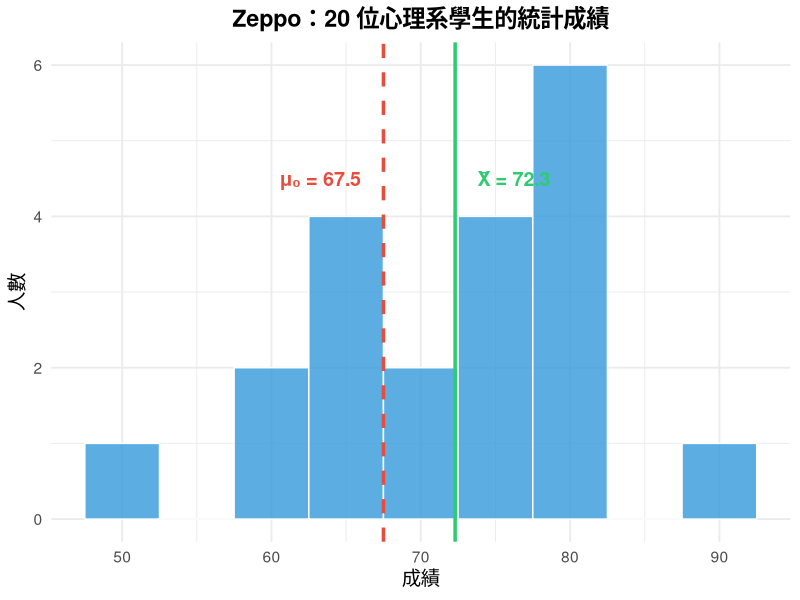
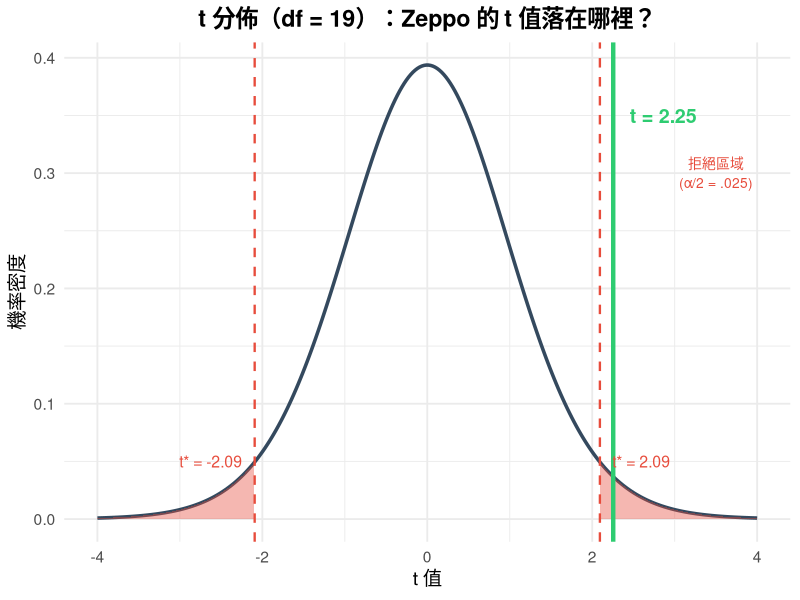
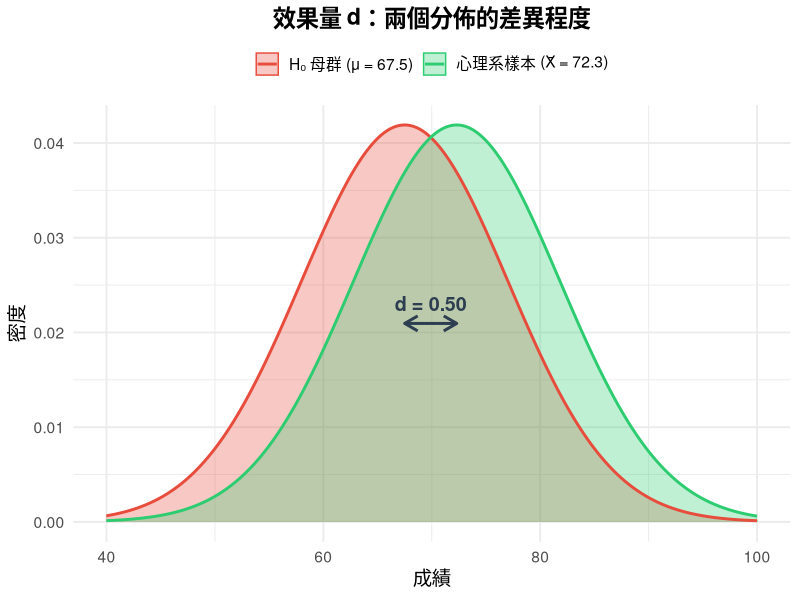
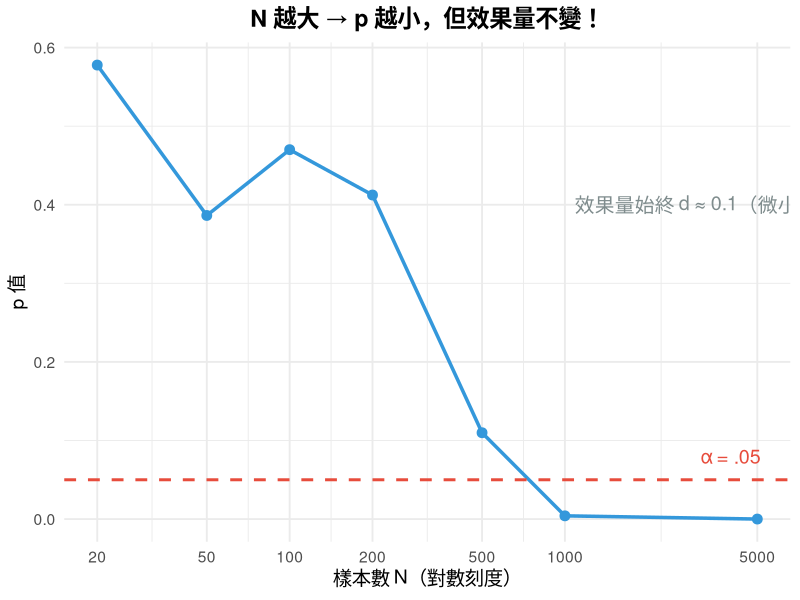

The R source for these figures, in order:
## ---- chunk 1
knitr::opts_chunk$set(echo = FALSE, warning = FALSE, message = FALSE,
                      fig.width = 9, fig.height = 5)
library(ggplot2)
library(dplyr)

# Zeppo 示範資料：20 位心理學學生成績
zeppo <- data.frame(
  grade = c(50, 60, 60, 64, 66, 66, 67, 69, 70, 74,
            76, 76, 77, 79, 79, 79, 81, 82, 82, 89)
)
mu_0 <- 67.5  # 全體平均（虛無假設值）
x_bar <- mean(zeppo$grade)
s <- sd(zeppo$grade)
n <- nrow(zeppo)
se <- s / sqrt(n)
t_obs <- (x_bar - mu_0) / se
df <- n - 1
p_val <- 2 * pt(-abs(t_obs), df)
d_cohen <- (x_bar - mu_0) / s
## ---- chunk 2
ggplot(zeppo, aes(x = grade)) +
  geom_histogram(binwidth = 5, fill = "#3498db", color = "white", alpha = 0.8) +
  geom_vline(xintercept = mu_0, linetype = "dashed",
             color = "#e74c3c", size = 1.2) +
  geom_vline(xintercept = x_bar, linetype = "solid",
             color = "#2ecc71", size = 1.2) +
  annotate("text", x = mu_0 - 1.5, y = 4.5,
           label = paste0("μ₀ = ", mu_0),
           color = "#e74c3c", size = 5, fontface = "bold", hjust = 1) +
  annotate("text", x = x_bar + 1.5, y = 4.5,
           label = paste0("X̄ = ", round(x_bar, 1)),
           color = "#2ecc71", size = 5, fontface = "bold", hjust = 0) +
  labs(title = "Zeppo：20 位心理系學生的統計成績",
       x = "成績", y = "人數") +
  theme_minimal(base_size = 14) +
  theme(plot.title = element_text(hjust = 0.5, face = "bold"))
## ---- chunk 3
x_vals <- seq(-4, 4, length.out = 300)
t_crit <- qt(0.975, df)

df_plot <- data.frame(x = x_vals, y = dt(x_vals, df))

# 臨界區域
tail_left <- data.frame(x = x_vals[x_vals <= -t_crit],
                         y = dt(x_vals[x_vals <= -t_crit], df))
tail_right <- data.frame(x = x_vals[x_vals >= t_crit],
                          y = dt(x_vals[x_vals >= t_crit], df))

ggplot(df_plot, aes(x, y)) +
  geom_line(size = 1.2, color = "#34495e") +
  geom_area(data = tail_left, aes(x, y), fill = "#e74c3c", alpha = 0.4) +
  geom_area(data = tail_right, aes(x, y), fill = "#e74c3c", alpha = 0.4) +
  geom_vline(xintercept = t_obs, color = "#2ecc71", size = 1.5, linetype = "solid") +
  geom_vline(xintercept = c(-t_crit, t_crit), color = "#e74c3c",
             size = 0.8, linetype = "dashed") +
  annotate("text", x = t_obs + 0.2, y = 0.35,
           label = sprintf("t = %.2f", t_obs),
           color = "#2ecc71", size = 5, fontface = "bold", hjust = 0) +
  annotate("text", x = t_crit + 0.15, y = 0.05,
           label = sprintf("t* = %.2f", t_crit),
           color = "#e74c3c", size = 4, hjust = 0) +
  annotate("text", x = -t_crit - 0.15, y = 0.05,
           label = sprintf("t* = -%.2f", t_crit),
           color = "#e74c3c", size = 4, hjust = 1) +
  annotate("text", x = 3.5, y = 0.3,
           label = "拒絕區域\n(α/2 = .025)",
           color = "#e74c3c", size = 3.5) +
  labs(title = sprintf("t 分佈（df = %d）：Zeppo 的 t 值落在哪裡？", df),
       x = "t 值", y = "機率密度") +
  theme_minimal(base_size = 14) +
  theme(plot.title = element_text(hjust = 0.5, face = "bold"))
## ---- chunk 4
x_range <- seq(40, 100, length.out = 300)

df_overlap <- rbind(
  data.frame(x = x_range,
             y = dnorm(x_range, mean = mu_0, sd = s),
             group = sprintf("H₀ 母群 (μ = %.1f)", mu_0)),
  data.frame(x = x_range,
             y = dnorm(x_range, mean = x_bar, sd = s),
             group = sprintf("心理系樣本 (X̄ = %.1f)", x_bar))
)

ggplot(df_overlap, aes(x = x, y = y, fill = group, color = group)) +
  geom_area(alpha = 0.3, position = "identity") +
  geom_line(size = 1) +
  scale_fill_manual(values = c("#e74c3c", "#2ecc71")) +
  scale_color_manual(values = c("#e74c3c", "#2ecc71")) +
  annotate("segment", x = mu_0, xend = x_bar,
           y = max(dnorm(mu_0, mu_0, s)) * 0.5,
           yend = max(dnorm(mu_0, mu_0, s)) * 0.5,
           arrow = arrow(ends = "both", length = unit(0.15, "inches")),
           color = "#2c3e50", size = 1) +
  annotate("text", x = (mu_0 + x_bar) / 2,
           y = max(dnorm(mu_0, mu_0, s)) * 0.55,
           label = sprintf("d = %.2f", d_cohen),
           color = "#2c3e50", size = 5, fontface = "bold") +
  labs(title = "效果量 d：兩個分佈的差異程度",
       x = "成績", y = "密度") +
  theme_minimal(base_size = 14) +
  theme(plot.title = element_text(hjust = 0.5, face = "bold"),
        legend.position = "top",
        legend.title = element_blank())
## ---- chunk 5
# 模擬：相同的微小效果（d ≈ 0.1），不同 N
set.seed(1010)
small_d <- 0.1  # 很小的效果量

ns <- c(20, 50, 100, 200, 500, 1000, 5000)
p_values <- sapply(ns, function(n_i) {
  x <- rnorm(n_i, mean = mu_0 + small_d * s, sd = s)
  t.test(x, mu = mu_0)$p.value
})

df_np <- data.frame(N = ns, p = p_values)

ggplot(df_np, aes(x = N, y = p)) +
  geom_line(size = 1.2, color = "#3498db") +
  geom_point(size = 3, color = "#3498db") +
  geom_hline(yintercept = 0.05, linetype = "dashed",
             color = "#e74c3c", size = 1) +
  annotate("text", x = 4000, y = 0.08,
           label = "α = .05", color = "#e74c3c", size = 5) +
  annotate("text", x = 3000, y = 0.4,
           label = sprintf("效果量始終 d ≈ %.1f（微小）", small_d),
           size = 5, color = "#7f8c8d") +
  scale_x_log10(breaks = ns) +
  labs(title = "N 越大 → p 越小，但效果量不變！",
       x = "樣本數 N（對數刻度）", y = "p 值") +
  theme_minimal(base_size = 14) +
  theme(plot.title = element_text(hjust = 0.5, face = "bold"))
